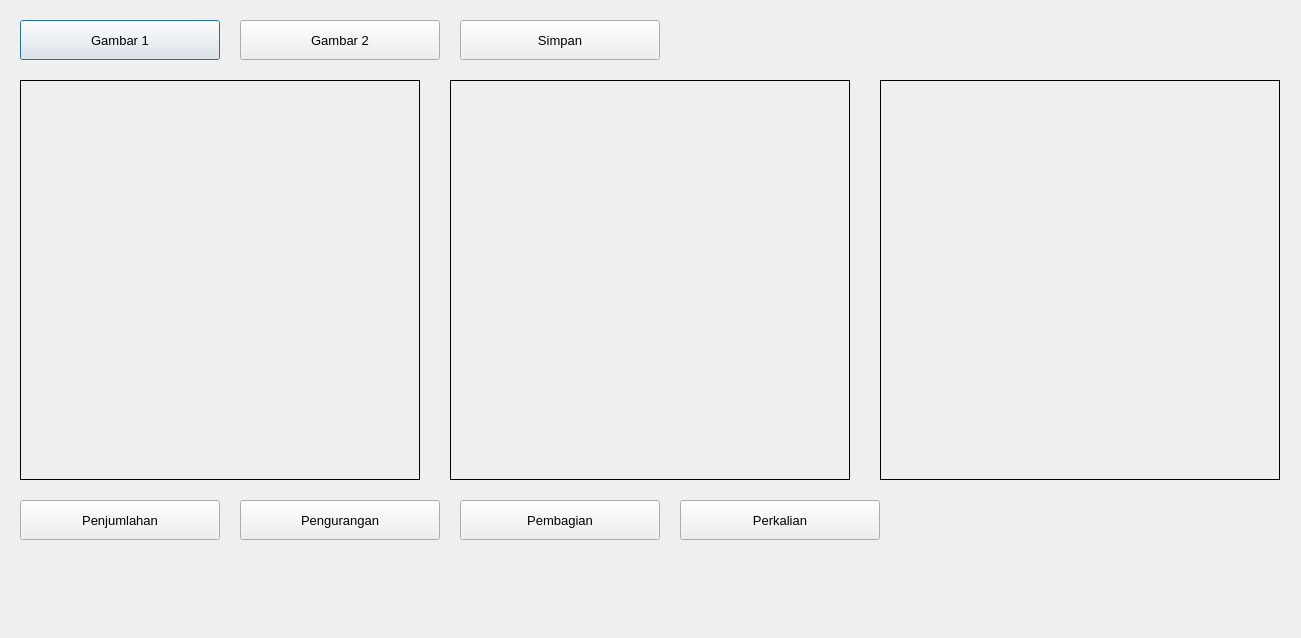
<?xml version="1.0" encoding="UTF-8"?>
<ui version="4.0">
 <class>Dialog</class>
 <widget class="QDialog" name="Dialog">
  <property name="geometry">
   <rect>
    <x>0</x>
    <y>0</y>
    <width>1301</width>
    <height>638</height>
   </rect>
  </property>
  <property name="font">
   <font>
    <pointsize>10</pointsize>
   </font>
  </property>
  <property name="windowTitle">
   <string>Dialog</string>
  </property>
  <widget class="QPushButton" name="pushButton">
   <property name="geometry">
    <rect>
     <x>20</x>
     <y>20</y>
     <width>200</width>
     <height>40</height>
    </rect>
   </property>
   <property name="font">
    <font>
     <pointsize>10</pointsize>
     <weight>50</weight>
     <bold>false</bold>
    </font>
   </property>
   <property name="text">
    <string>Gambar 1</string>
   </property>
  </widget>
  <widget class="QLabel" name="label">
   <property name="geometry">
    <rect>
     <x>20</x>
     <y>80</y>
     <width>400</width>
     <height>400</height>
    </rect>
   </property>
   <property name="frameShape">
    <enum>QFrame::Box</enum>
   </property>
   <property name="text">
    <string/>
   </property>
  </widget>
  <widget class="QLabel" name="label_2">
   <property name="geometry">
    <rect>
     <x>450</x>
     <y>80</y>
     <width>400</width>
     <height>400</height>
    </rect>
   </property>
   <property name="frameShape">
    <enum>QFrame::Box</enum>
   </property>
   <property name="text">
    <string/>
   </property>
  </widget>
  <widget class="QLabel" name="label_3">
   <property name="geometry">
    <rect>
     <x>880</x>
     <y>80</y>
     <width>400</width>
     <height>400</height>
    </rect>
   </property>
   <property name="frameShape">
    <enum>QFrame::Box</enum>
   </property>
   <property name="text">
    <string/>
   </property>
  </widget>
  <widget class="QPushButton" name="pushButton_2">
   <property name="geometry">
    <rect>
     <x>240</x>
     <y>20</y>
     <width>200</width>
     <height>40</height>
    </rect>
   </property>
   <property name="text">
    <string>Gambar 2</string>
   </property>
  </widget>
  <widget class="QPushButton" name="pushButton_3">
   <property name="geometry">
    <rect>
     <x>460</x>
     <y>20</y>
     <width>200</width>
     <height>40</height>
    </rect>
   </property>
   <property name="text">
    <string>Simpan</string>
   </property>
  </widget>
  <widget class="QPushButton" name="pushButton_4">
   <property name="geometry">
    <rect>
     <x>20</x>
     <y>500</y>
     <width>200</width>
     <height>40</height>
    </rect>
   </property>
   <property name="text">
    <string>Penjumlahan</string>
   </property>
  </widget>
  <widget class="QPushButton" name="pushButton_5">
   <property name="geometry">
    <rect>
     <x>240</x>
     <y>500</y>
     <width>200</width>
     <height>40</height>
    </rect>
   </property>
   <property name="text">
    <string>Pengurangan</string>
   </property>
  </widget>
  <widget class="QPushButton" name="pushButton_6">
   <property name="geometry">
    <rect>
     <x>460</x>
     <y>500</y>
     <width>200</width>
     <height>40</height>
    </rect>
   </property>
   <property name="text">
    <string>Pembagian</string>
   </property>
  </widget>
  <widget class="QPushButton" name="pushButton_7">
   <property name="geometry">
    <rect>
     <x>680</x>
     <y>500</y>
     <width>200</width>
     <height>40</height>
    </rect>
   </property>
   <property name="text">
    <string>Perkalian</string>
   </property>
  </widget>
 </widget>
 <resources/>
 <connections/>
</ui>
